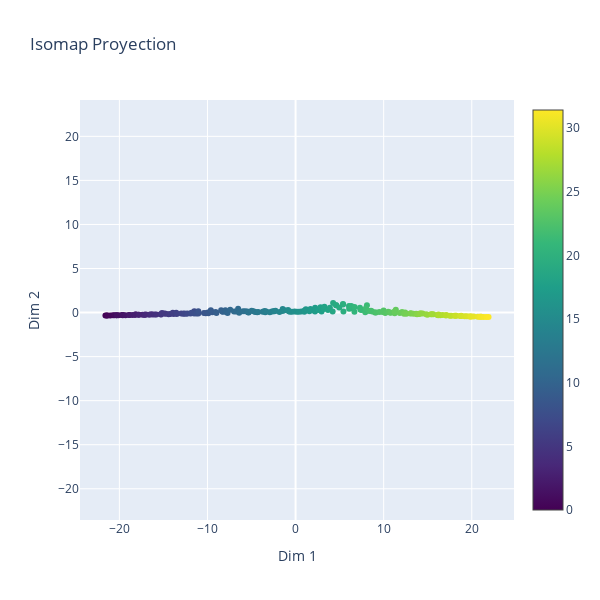

The notebook cell this image was saved under:
### Markdown cell above
### **Isometric Mapping (ISOMAP)**

### Code cell
# ISOMAP (neighbors = 10)
isomap = Isomap(n_components=2, n_neighbors=10)
points_isomap = isomap.fit_transform(points_3d)
draw_2d(points_isomap, "Isomap Proyection")

### Figure 1 — Plotly figure (JSON) as saved in the notebook; plotly's stock layout.template omitted (floating-point values rounded to 4 significant figures; data arrays with more than 128 entries replaced by an {"elided": "..."} marker saying what was removed)
{"data": [{"marker": {"color": {"elided": "200 float values"}, "colorscale": [[0, "#440154"], [0.1111, "#482878"], [0.2222, "#3e4989"], [0.3333, "#31688e"], [0.4444, "#26828e"], [0.5556, "#1f9e89"], [0.6667, "#35b779"], [0.7778, "#6ece58"], [0.8889, "#b5de2b"], [1, "#fde725"]], "showscale": true, "size": 6}, "mode": "markers", "type": "scatter", "x": {"elided": "200 float values"}, "y": {"elided": "200 float values"}}], "layout": {"height": 600, "title": {"text": "Isomap Proyection"}, "width": 600, "xaxis": {"scaleanchor": "y", "title": {"text": "Dim 1"}}, "yaxis": {"title": {"text": "Dim 2"}}}}
